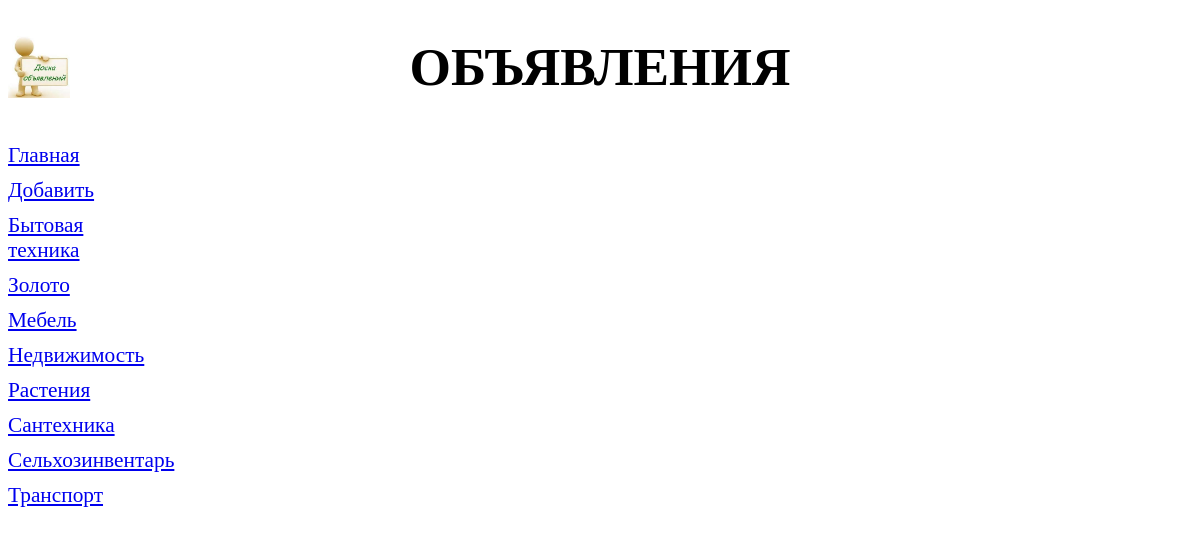
Page /bboard/6/ on the committed database.
### samplesite/bboard/models.py (models this page shows, shortened)
class Rubric(models.Model):
    name = models.CharField(max_length=20, db_index=True, verbose_name='Название')
    class Meta:
        verbose_name_plural = 'Рубрики'
        verbose_name = 'Рубрика'
        ordering = ['name']
        constraints = (
            models.CheckConstraint(check=models.Q(price_gte=0) & models.Q(price_lte=1000000),
                                   name='bboard_rubric_price_constraint'),
        )

### samplesite/bboard/views.py (the view)
# urls.py: path('<int:rubric_id>/', by_rubric, name='by_rubric'),
def by_rubric(request, rubric_id):
    bbs = Bd.objects.filter(rubric=rubric_id)
    rubrics = Rubric.objects.all()
    current_rubric = Rubric.objects.get(pk=rubric_id)
    context = {'bbs': bbs, 'rubrics': rubrics, 'current_rubric': current_rubric}
    return render(request, 'bboard/by_rubric.html', context)

### samplesite/bboard/templates/bboard/by_rubric.html (shortened to what this page needs)
{% extends "layout/basic.html" %}

### samplesite/bboard/templates/layout/basic.html (shortened to what this page needs)
{% load static %}
<!DOCTYPE html>
<html>
    <head>
        <link rel="stylesheet" type="text/css" href="{% static 'bboard/style.css'%}">
    </head>
    <body>
        <header>
            <h1>Объявления</h1>
        </header>
        <nav>
            <a href="{% url 'bboard:index' %}">Главная</a>
            <a href="{% url 'bboard:add' %}">Добавить</a>
            {% for rubric in rubrics %}
            <a href="{% url 'bboard:by_rubric' rubric.pk %}">{{rubric.name}}</a>
            {% endfor %}
        </nav>
    </body>
</html>

### samplesite/bboard/static/bboard/style.css (style rules this page uses)
header h1 { font-size: 40pt; text-transform: uppercase; text-align: center; background: url("images.jpeg") left / auto 100% no-repeat; }
nav { font-size: 16pt; width: 150px; float: left; }
nav a { display: block; margin: 10px 0px; }

### rows in the picture
Rubric: name "Бытовая техника"
Rubric: name "Золото"
Rubric: name "Мебель"
Rubric: name "Недвижимость"
Rubric: name "Растения"
Rubric: name "Сантехника"
Rubric: name "Сельхозинвентарь"
Rubric: name "Транспорт"
